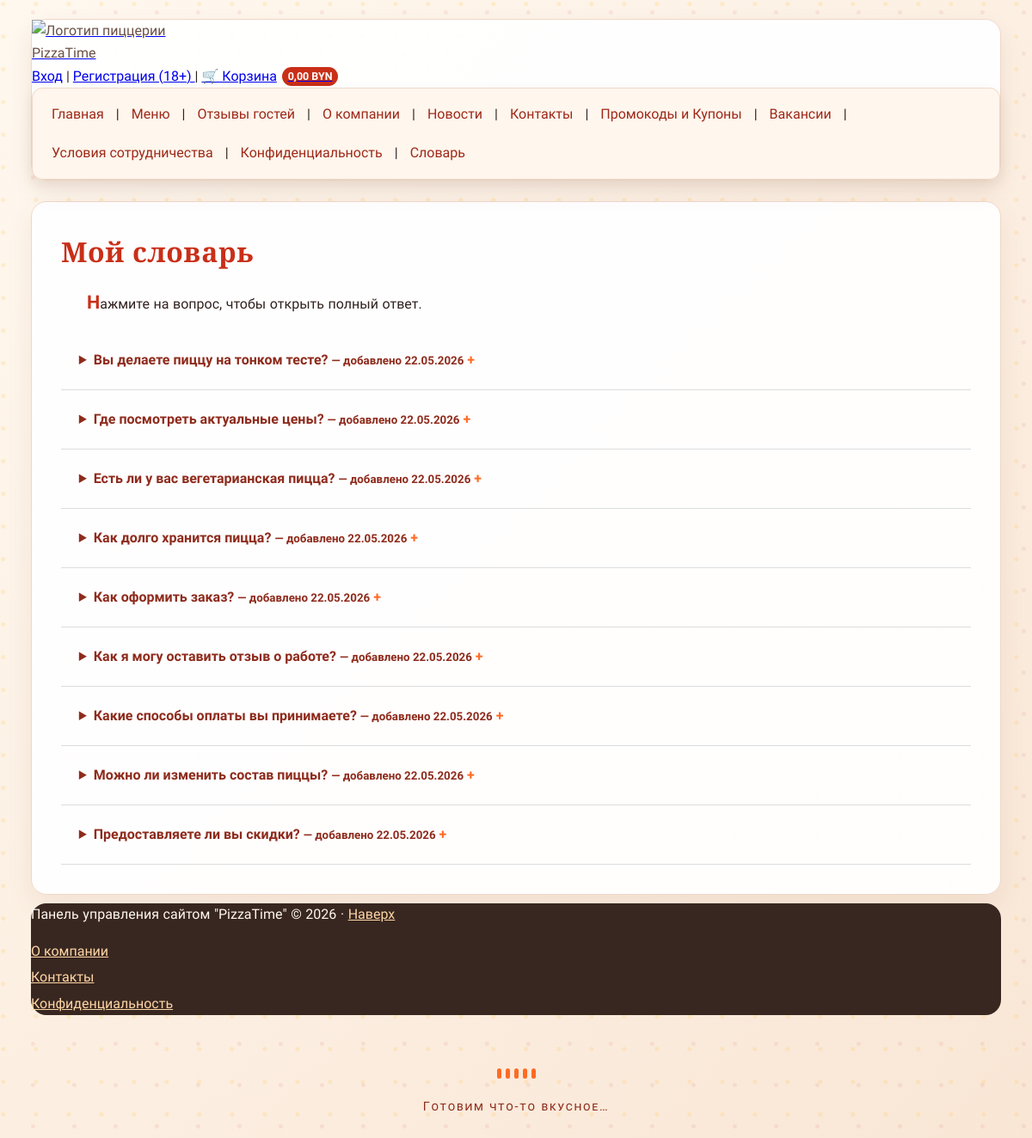
Page /dictionary/ on the committed database.
### main/models.py (models this page shows, shortened)
class Dictionary(models.Model):
    word = models.CharField(max_length=200, verbose_name="Термин")
    definition = models.TextField(verbose_name="Определение")
    date_added = models.DateTimeField(default=timezone.now, verbose_name="Дата добавления")
    class Meta:
        verbose_name = "Условие"
        verbose_name_plural = "Условия сотрудничества"

### main/views.py (the view)
# urls.py: path('dictionary/', views.dictionary, name='dictionary'),
def dictionary(request):
    return render(
        request,
        'main/dictionary.html',
        {'words': Dictionary.objects.order_by('word')}
    )

### main/context_processors.py (called while the page is built)
def cart_total(request):
    cart = request.session.get('cart', {})
    quantities = {}
    if isinstance(cart, dict):
        for item_id, quantity in cart.items():
            try:
                item_id = int(item_id)
                quantity = int(quantity)
            except (TypeError, ValueError):
                continue
            if item_id > 0 and quantity > 0:
                quantities[item_id] = quantity
    total = Decimal('0.00')
    for item in ServiceItem.objects.filter(id__in=quantities):
        total += item.price * quantities[item.id]
    return {'cart_total': total}

### main/templates/main/dictionary.html (shortened to what this page needs)
{% extends 'base.html' %}
{% block content %}
    <h1>Мой словарь</h1>
    <p>Нажмите на вопрос, чтобы открыть полный ответ.</p>
    {% for item in words %}
    <details style="padding:12px;border-bottom:1px solid #ddd;">
        <summary><strong>{{ item.word }}</strong> <small>— добавлено <time datetime="{{ item.date_added|date:'c' }}">{{ item.date_added|date:"d.m.Y" }}</time></small></summary>
    </details>
    {% empty %}<p>В базе пока нет вопросов.</p>{% endfor %}
{% endblock %}

### main/static/main/css/site.css (style rules this page uses)
:root { --pizza-red: #c92f18; --pizza-orange: #ff6b24; --pizza-gold: #ffc857; --pizza-ink: #30231f; --pizza-paper: #fffaf4; --pizza-line: #f0d8c8; }
* { box-sizing: border-box; }
html { scroll-behavior: smooth; }
body { margin: 0; padding: 22px clamp(12px, 3vw, 42px); color: var(--pizza-ink); background-color: #fff3e7; background-image: radial-gradient(circle at 10% 12%, rgba(255, 200, 87, .22) 0 2px, transparent 3px), radial-gradient(circle at 80% 30%, rgba(201, 47, 24, .08) 0 2px, transparent 3px), linear-gradient(135deg, #fff8ef, #f9e6d5); background-size: 38px 38px, 48px 48px, auto; font-family: 'Nunito Sans', 'Trebuchet MS', Arial, sans-serif; font-size: 16px; line-height: 1.65; }
h1, h2, h3, h4 { font-family: 'Playfair Display', Georgia, 'Times New Roman', serif; line-height: 1.2; }
h1, h2 { letter-spacing: .02em; }
p { margin: .65em 0 1em; word-spacing: .04em; overflow-wrap: anywhere; }
.content-block p:first-of-type::first-letter { color: var(--pizza-red); font-size: 1.35em; font-weight: 800; }
.content-block p { text-indent: 30px; }
.content-block > h1, .content-block > h2 { color: var(--pizza-red); margin-top: .15em; }
.content-block summary { cursor: pointer; padding: .55rem; color: #8e2b1c; font-weight: 700; }
.content-block summary::after { content: " +"; color: var(--pizza-orange); }

### rows in the picture
Dictionary: word "Вы делаете пиццу на тонком тесте?", date_added "22.05.2026"
Dictionary: word "Где посмотреть актуальные цены?", date_added "22.05.2026"
Dictionary: word "Есть ли у вас вегетарианская пицца?", date_added "22.05.2026"
Dictionary: word "Как долго хранится пицца?", date_added "22.05.2026"
Dictionary: word "Как оформить заказ?", date_added "22.05.2026"
Dictionary: word "Как я могу оставить отзыв о работе?", date_added "22.05.2026"
Dictionary: word "Какие способы оплаты вы принимаете?", date_added "22.05.2026"
Dictionary: word "Можно ли изменить состав пиццы?", date_added "22.05.2026"
Dictionary: word "Предоставляете ли вы скидки?", date_added "22.05.2026"

### other values in the picture
{{ cart_total|floatformat:2 }} "0,00"
